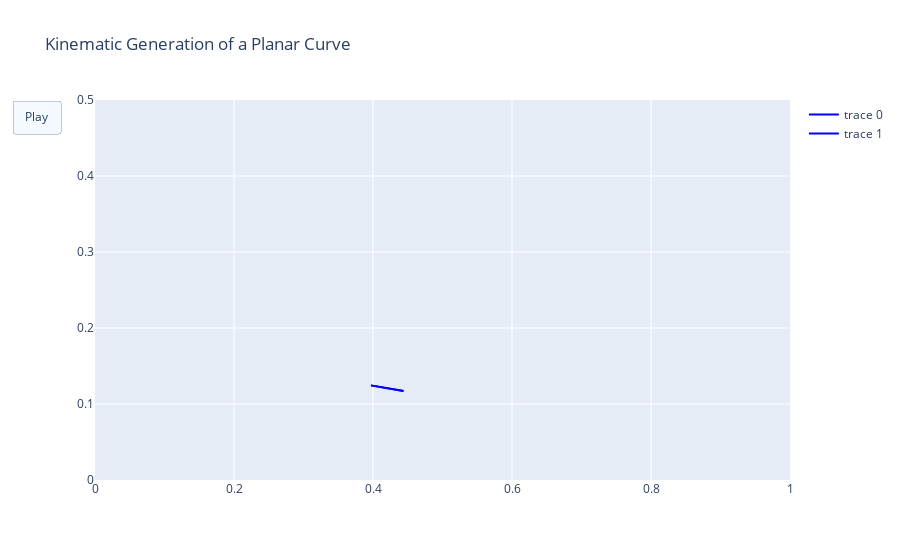
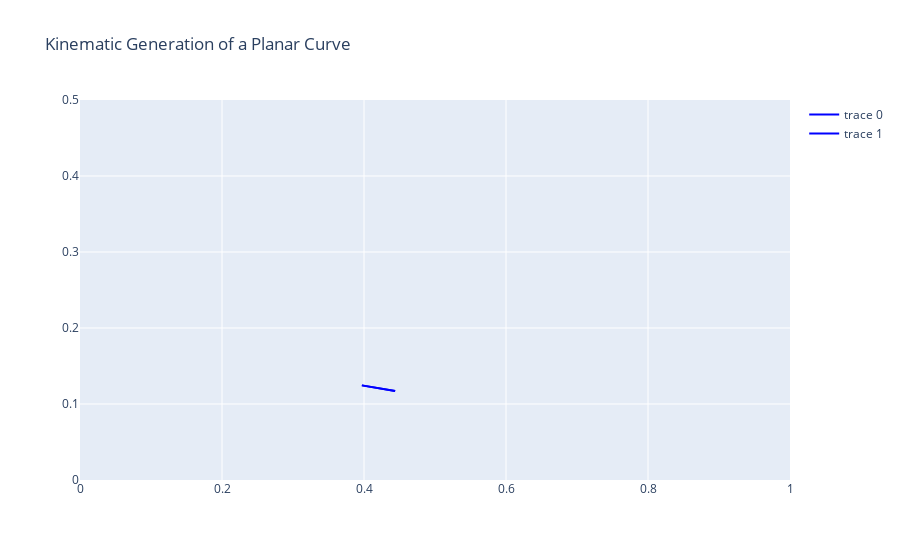

Notebook cell for these charts, in order:
### Code cell
import plotly.express as px
import plotly.graph_objects as go

df = df.rolling(30).mean()


# Create figure
fig = go.Figure(
    data=[go.Scatter(x=df.x, y=df.y,
                     mode="lines",
                     line=dict(width=2, color="blue")),
          go.Scatter(x=df.x, y=df.y,
                     mode="lines",
                     line=dict(width=2, color="blue"))],
    layout=go.Layout(
        xaxis=dict(range=[0, 1], autorange=False, zeroline=False),
        yaxis=dict(range=[0, 0.5], autorange=False, zeroline=False),
        title_text="Kinematic Generation of a Planar Curve", hovermode="closest",
        updatemenus=[dict(type="buttons",
                          buttons=[dict(label="Play",
                                        method="animate",
                                        args=[None])])]),
    frames=[go.Frame(
        data=[go.Scatter(
            x=[df.x[k]],
            y=[df.y[k]],
            mode="markers",
            marker=dict(color="red", size=10))])

        for k in range(92)]
)

fig.show()


fig["layout"].pop("updatemenus") # optional, drop animation buttons
fig.show()

### Figure 1 — Plotly figure (JSON) as saved in the notebook; plotly's stock layout.template omitted (floating-point values rounded to 4 significant figures)
{"data": [{"line": {"color": "blue", "width": 2}, "mode": "lines", "type": "scatter", "x": [null, null, null, null, null, null, null, null, null, null, null, null, null, null, null, null, null, null, null, null, null, null, null, null, null, null, null, null, null, null, null, null, null, null, null, null, null, null, null, null, null, null, null, null, null, null, null, null, null, null, null, null, null, null, null, null, null, null, null, null, null, null, null, null, null, null, null, null, null, null, null, null, null, null, null, null, null, null, null, null, null, null, null, null, null, null, null, 0.397, 0.4089, 0.4207, 0.4324, 0.4439], "y": [null, null, null, null, null, null, null, null, null, null, null, null, null, null, null, null, null, null, null, null, null, null, null, null, null, null, null, null, null, null, null, null, null, null, null, null, null, null, null, null, null, null, null, null, null, null, null, null, null, null, null, null, null, null, null, null, null, null, null, null, null, null, null, null, null, null, null, null, null, null, null, null, null, null, null, null, null, null, null, null, null, null, null, null, null, null, null, 0.1245, 0.1225, 0.1206, 0.1187, 0.117]}, {"line": {"color": "blue", "width": 2}, "mode": "lines", "type": "scatter", "x": [null, null, null, null, null, null, null, null, null, null, null, null, null, null, null, null, null, null, null, null, null, null, null, null, null, null, null, null, null, null, null, null, null, null, null, null, null, null, null, null, null, null, null, null, null, null, null, null, null, null, null, null, null, null, null, null, null, null, null, null, null, null, null, null, null, null, null, null, null, null, null, null, null, null, null, null, null, null, null, null, null, null, null, null, null, null, null, 0.397, 0.4089, 0.4207, 0.4324, 0.4439], "y": [null, null, null, null, null, null, null, null, null, null, null, null, null, null, null, null, null, null, null, null, null, null, null, null, null, null, null, null, null, null, null, null, null, null, null, null, null, null, null, null, null, null, null, null, null, null, null, null, null, null, null, null, null, null, null, null, null, null, null, null, null, null, null, null, null, null, null, null, null, null, null, null, null, null, null, null, null, null, null, null, null, null, null, null, null, null, null, 0.1245, 0.1225, 0.1206, 0.1187, 0.117]}], "layout": {"hovermode": "closest", "title": {"text": "Kinematic Generation of a Planar Curve"}, "updatemenus": [{"buttons": [{"args": [null], "label": "Play", "method": "animate"}], "type": "buttons"}], "xaxis": {"autorange": false, "range": [0, 1], "zeroline": false}, "yaxis": {"autorange": false, "range": [0, 0.5], "zeroline": false}}}

### Figure 2 — Plotly figure (JSON) as saved in the notebook; plotly's stock layout.template omitted (floating-point values rounded to 4 significant figures)
{"data": [{"line": {"color": "blue", "width": 2}, "mode": "lines", "type": "scatter", "x": [null, null, null, null, null, null, null, null, null, null, null, null, null, null, null, null, null, null, null, null, null, null, null, null, null, null, null, null, null, null, null, null, null, null, null, null, null, null, null, null, null, null, null, null, null, null, null, null, null, null, null, null, null, null, null, null, null, null, null, null, null, null, null, null, null, null, null, null, null, null, null, null, null, null, null, null, null, null, null, null, null, null, null, null, null, null, null, 0.397, 0.4089, 0.4207, 0.4324, 0.4439], "y": [null, null, null, null, null, null, null, null, null, null, null, null, null, null, null, null, null, null, null, null, null, null, null, null, null, null, null, null, null, null, null, null, null, null, null, null, null, null, null, null, null, null, null, null, null, null, null, null, null, null, null, null, null, null, null, null, null, null, null, null, null, null, null, null, null, null, null, null, null, null, null, null, null, null, null, null, null, null, null, null, null, null, null, null, null, null, null, 0.1245, 0.1225, 0.1206, 0.1187, 0.117]}, {"line": {"color": "blue", "width": 2}, "mode": "lines", "type": "scatter", "x": [null, null, null, null, null, null, null, null, null, null, null, null, null, null, null, null, null, null, null, null, null, null, null, null, null, null, null, null, null, null, null, null, null, null, null, null, null, null, null, null, null, null, null, null, null, null, null, null, null, null, null, null, null, null, null, null, null, null, null, null, null, null, null, null, null, null, null, null, null, null, null, null, null, null, null, null, null, null, null, null, null, null, null, null, null, null, null, 0.397, 0.4089, 0.4207, 0.4324, 0.4439], "y": [null, null, null, null, null, null, null, null, null, null, null, null, null, null, null, null, null, null, null, null, null, null, null, null, null, null, null, null, null, null, null, null, null, null, null, null, null, null, null, null, null, null, null, null, null, null, null, null, null, null, null, null, null, null, null, null, null, null, null, null, null, null, null, null, null, null, null, null, null, null, null, null, null, null, null, null, null, null, null, null, null, null, null, null, null, null, null, 0.1245, 0.1225, 0.1206, 0.1187, 0.117]}], "layout": {"hovermode": "closest", "title": {"text": "Kinematic Generation of a Planar Curve"}, "xaxis": {"autorange": false, "range": [0, 1], "zeroline": false}, "yaxis": {"autorange": false, "range": [0, 0.5], "zeroline": false}}}
